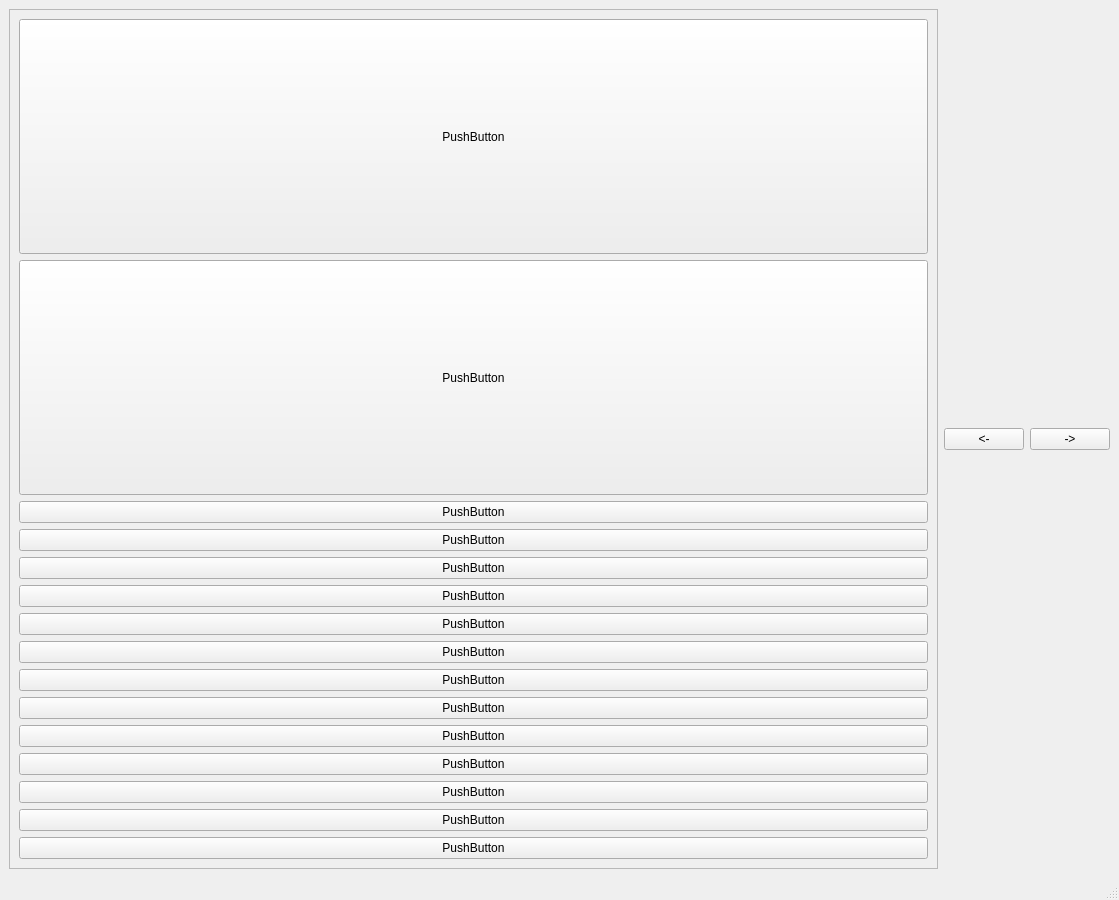
<?xml version="1.0" encoding="UTF-8"?>
<ui version="4.0">
 <class>MainWindow</class>
 <widget class="QMainWindow" name="MainWindow">
  <property name="geometry">
   <rect>
    <x>0</x>
    <y>0</y>
    <width>1119</width>
    <height>900</height>
   </rect>
  </property>
  <property name="windowTitle">
   <string>MainWindow</string>
  </property>
  <widget class="QWidget" name="centralwidget">
   <layout class="QHBoxLayout" name="horizontalLayout">
    <item>
     <layout class="QHBoxLayout" name="horizontalLayout_2"/>
    </item>
    <item>
     <layout class="QVBoxLayout" name="verticalLayout_2">
      <item>
       <widget class="QScrollArea" name="scrollArea">
        <property name="widgetResizable">
         <bool>true</bool>
        </property>
        <widget class="QWidget" name="scrollAreaWidgetContents">
         <property name="geometry">
          <rect>
           <x>0</x>
           <y>0</y>
           <width>927</width>
           <height>837</height>
          </rect>
         </property>
         <layout class="QVBoxLayout" name="verticalLayout_5">
          <item>
           <widget class="QPushButton" name="pushButton_4">
            <property name="sizePolicy">
             <sizepolicy hsizetype="MinimumExpanding" vsizetype="MinimumExpanding">
              <horstretch>0</horstretch>
              <verstretch>0</verstretch>
             </sizepolicy>
            </property>
            <property name="text">
             <string>PushButton</string>
            </property>
           </widget>
          </item>
          <item>
           <widget class="QPushButton" name="pushButton_8">
            <property name="sizePolicy">
             <sizepolicy hsizetype="MinimumExpanding" vsizetype="MinimumExpanding">
              <horstretch>0</horstretch>
              <verstretch>0</verstretch>
             </sizepolicy>
            </property>
            <property name="text">
             <string>PushButton</string>
            </property>
           </widget>
          </item>
          <item>
           <widget class="QPushButton" name="pushButton_17">
            <property name="text">
             <string>PushButton</string>
            </property>
           </widget>
          </item>
          <item>
           <widget class="QPushButton" name="pushButton_16">
            <property name="text">
             <string>PushButton</string>
            </property>
           </widget>
          </item>
          <item>
           <widget class="QPushButton" name="pushButton_15">
            <property name="text">
             <string>PushButton</string>
            </property>
           </widget>
          </item>
          <item>
           <widget class="QPushButton" name="pushButton_14">
            <property name="text">
             <string>PushButton</string>
            </property>
           </widget>
          </item>
          <item>
           <widget class="QPushButton" name="pushButton_13">
            <property name="text">
             <string>PushButton</string>
            </property>
           </widget>
          </item>
          <item>
           <widget class="QPushButton" name="pushButton_12">
            <property name="text">
             <string>PushButton</string>
            </property>
           </widget>
          </item>
          <item>
           <widget class="QPushButton" name="pushButton_11">
            <property name="text">
             <string>PushButton</string>
            </property>
           </widget>
          </item>
          <item>
           <widget class="QPushButton" name="pushButton_10">
            <property name="text">
             <string>PushButton</string>
            </property>
           </widget>
          </item>
          <item>
           <widget class="QPushButton" name="pushButton_9">
            <property name="text">
             <string>PushButton</string>
            </property>
           </widget>
          </item>
          <item>
           <widget class="QPushButton" name="pushButton_7">
            <property name="text">
             <string>PushButton</string>
            </property>
           </widget>
          </item>
          <item>
           <widget class="QPushButton" name="pushButton_6">
            <property name="text">
             <string>PushButton</string>
            </property>
           </widget>
          </item>
          <item>
           <widget class="QPushButton" name="pushButton_5">
            <property name="text">
             <string>PushButton</string>
            </property>
           </widget>
          </item>
          <item>
           <widget class="QPushButton" name="pushButton_3">
            <property name="text">
             <string>PushButton</string>
            </property>
           </widget>
          </item>
         </layout>
        </widget>
       </widget>
      </item>
     </layout>
    </item>
    <item>
     <widget class="QPushButton" name="pushButton_2">
      <property name="toolTip">
       <string>&lt;html&gt;&lt;head/&gt;&lt;body&gt;&lt;p&gt;swipe left&lt;/p&gt;&lt;/body&gt;&lt;/html&gt;</string>
      </property>
      <property name="text">
       <string>&lt;-</string>
      </property>
     </widget>
    </item>
    <item>
     <widget class="QPushButton" name="pushButton">
      <property name="toolTip">
       <string>&lt;html&gt;&lt;head/&gt;&lt;body&gt;&lt;p&gt;swipe right&lt;/p&gt;&lt;/body&gt;&lt;/html&gt;</string>
      </property>
      <property name="text">
       <string>-&gt;</string>
      </property>
     </widget>
    </item>
    <item>
     <layout class="QVBoxLayout" name="verticalLayout"/>
    </item>
   </layout>
  </widget>
  <widget class="QMenuBar" name="menubar">
   <property name="geometry">
    <rect>
     <x>0</x>
     <y>0</y>
     <width>1119</width>
     <height>21</height>
    </rect>
   </property>
  </widget>
  <widget class="QStatusBar" name="statusbar"/>
 </widget>
 <resources/>
 <connections/>
</ui>
